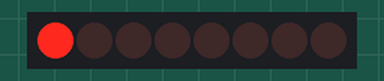
The sketch below on a simulated Arduino Uno, built with avr-gcc and run on an emulated ATmega328P. Parts: 8 port-expander outputs drawn as a row of LEDs (first output left, lit = HIGH). Wiring (inferred from the names in the program): PCF8574 port expander at I2C address 0x20. Wiring (inferred from the signals the program sends): row of LEDs: on Q0, Q1, Q2, Q3, Q4, Q5, Q6, Q7.

Above: at 0.1 s.
At 0.9 s:
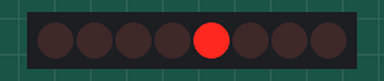
At 1.5 s:
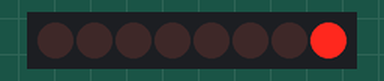
At 3.1 s:
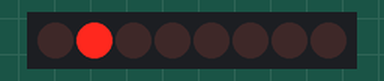
At 4.7 s:
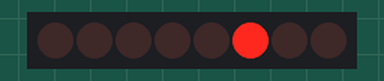
At 6.3 s:
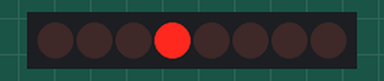
Timing chart, 0 to 6.6 s (numbered marks = the images above):
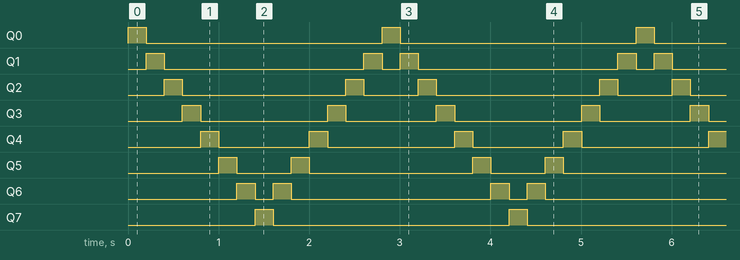

The sketch:

PCF8574.ino
```cpp
/*--------------------------------------------------------------
  Program:      two_wire_knigh_rider

  Description:  Uses a PCF8574 IO Expander IC on the Arduino
                TWI bus to interface 8 LEDs. A "knight
                rider" display is shown on the LEDs.

  Date:         25 April 2012

  Author:       W.A. Smith, http://startingelectronics.org
*/

#include <Wire.h>

// address of PCF8574 IC on TWI bus
#define IO_ADDR (0x40 >> 1)

void setup() {
  Wire.begin();        // initialize the I2C/TWI interface
}

void loop() {
  static unsigned char data = 0x01;  // data to display on LEDs
  static unsigned char direc = 1;    // direction of knight rider display

  // send the data to the LEDs
  Wire.beginTransmission(IO_ADDR);
  Wire.write(~data);
  Wire.endTransmission();
  delay(200);  // speed of display

  // shift the on LED in the specified direction
  if (direc) {
    data <<= 1;
  }
  else {
    data >>= 1;
  }
  // see if a direction change is needed
  if (data == 0x80) {
    direc = 0;
  }
  if (data == 0x01) {
    direc = 1;
  }
}
```

Measured:
- by itself, Q0, Q7: alternates HIGH for 0.20 s and LOW for 2.6 s
- by itself, Q1: repeats every 2.8 s: LOW 2.2 s, HIGH 0.20 s, LOW 0.20 s, HIGH 0.20 s
- by itself, Q2: repeats every 2.8 s: LOW 1.8 s, HIGH 0.20 s, LOW 0.60 s, HIGH 0.20 s
- by itself, Q3: repeats every 2.8 s: LOW 1.4 s, HIGH 0.20 s, LOW 1.0 s, HIGH 0.20 s
- by itself, Q4: repeats every 2.8 s: LOW 1.0 s, HIGH 0.20 s, LOW 1.4 s, HIGH 0.20 s
- by itself, Q5: repeats every 2.8 s: LOW 0.60 s, HIGH 0.20 s, LOW 1.8 s, HIGH 0.20 s
- by itself, Q6: repeats every 2.8 s: LOW 0.20 s, HIGH 0.20 s, LOW 2.2 s, HIGH 0.20 s
